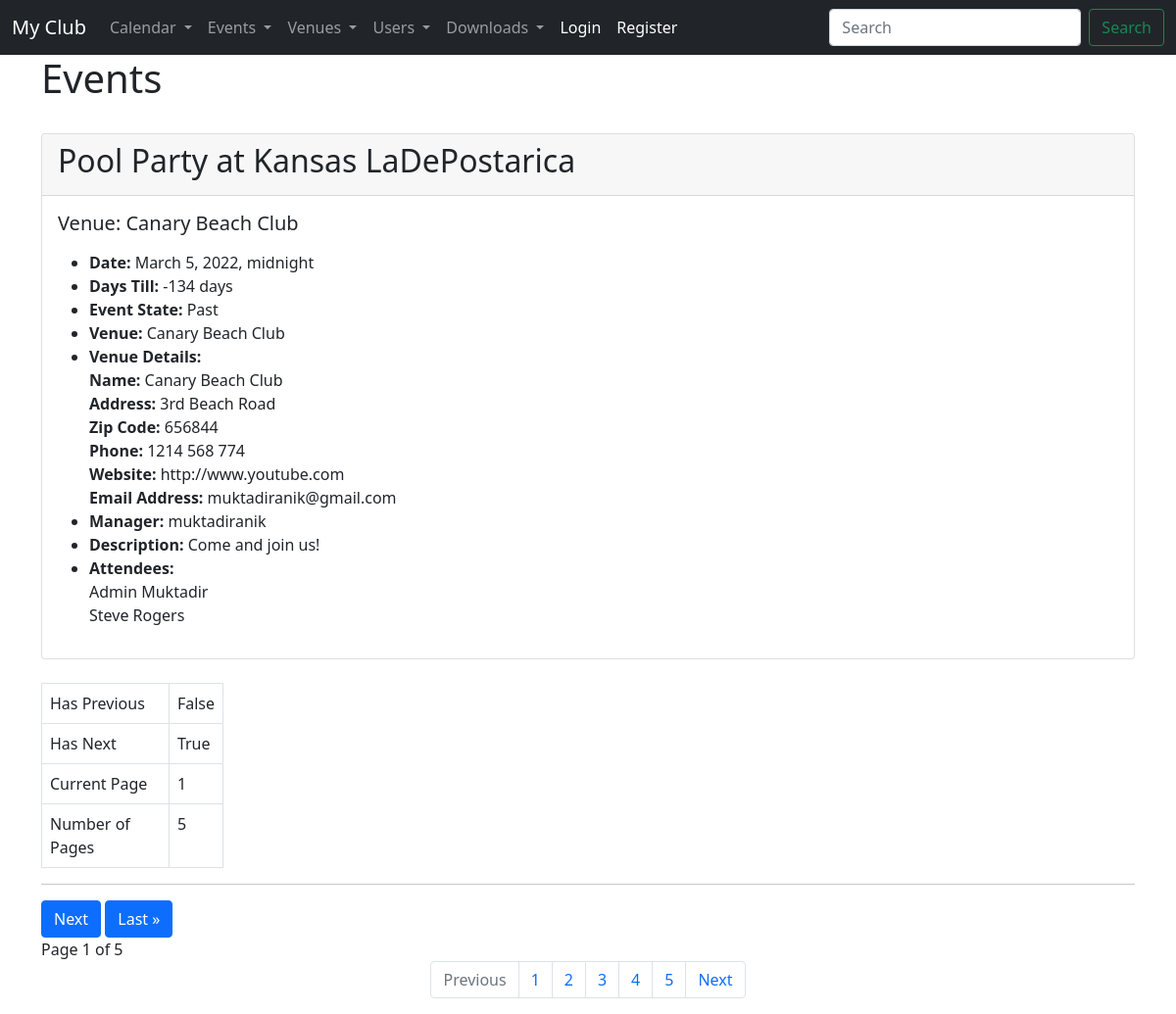
The app's page /events with its own data.
### events/models.py (models this page shows)
class Event(models.Model):
    name = models.CharField("Event Name", max_length=120)
    event_date = models.DateTimeField("Event Date")
    venue = models.ForeignKey(Venue, on_delete=models.CASCADE,  blank=True, null=True)
    manager = models.ForeignKey(User, blank=True, null=True, on_delete=models.SET_NULL)
    description = models.TextField(blank=True)
    attendees = models.ManyToManyField(MyClubUser, blank=True)
    def __str__(self):
        return self.name
    @property
    def days_till(self):
        return str(self.event_date.date() - datetime.date.today()).split(", ")[0]
    @property
    def is_past(self):
        if self.event_date.date() < datetime.date.today():
            return "Past"
        else:
            return "Future"

class Venue(models.Model):
    name = models.CharField("Venue Name", max_length=120)
    address = models.CharField(max_length=300)
    zip_code = models.CharField("Zip Code", max_length=20)
    phone = models.CharField("Contact Phone", max_length=20, blank=True)
    website = models.URLField("Website", blank=True)
    email_address = models.EmailField("Email Address", blank=True)
    owner = models.IntegerField("Venue Owner", blank=False, default=1)
    venue_image = models.ImageField(blank=True, null=True, upload_to="images/")
    def __str__(self):
        return self.name

class MyClubUser(models.Model):
    first_name = models.CharField(max_length=30)
    last_name = models.CharField(max_length=30)
    email = models.EmailField("User Email")
    def __str__(self):
        return self.first_name + " " + self.last_name

### events/views.py (the view)
# urls.py: path("events", views.all_events, name="event_list"),
def all_events(request):
    event_list = Event.objects.all().order_by("event_date")
    p = Paginator(Event.objects.all().order_by("event_date"), 1)
    page = request.GET.get("page")
    events = p.get_page(page)
    count = "i" * events.paginator.num_pages
    return render(request, "events/event_list.html", {
        "event_list": event_list,
        "events": events,
        "count": count,
    })

### events/templates/events/event_list.html (shortened to what this page needs)
{% extends "events/base.html" %}
{% block content %}
<h1>Events</h1>
<br />
{% for event in events %}
<div class="card">
    <div class="card-header">
        <h2>{{ event }}</h2>
    </div>
    <div class="card-body">
        <h5 class="card-title">Venue: {{ event.venue }}</h5>
        <p class="card-text">
        <ul>
            <li><strong>Date: </strong>{{ event.event_date }}</li>
            <li><strong>Days Till: </strong>{{ event.days_till }}</li>
            <li><strong>Event State: </strong>{{ event.is_past }}</li>
            <li><strong>Venue: </strong>{{ event.venue }}</li>
            <li><strong>Venue Details: </strong><br />
                <strong>Name: </strong>{{ event.venue.name }}
                <br />
                <strong>Address: </strong>{{ event.venue.address }}
                <br />
                <strong>Zip Code: </strong>{{ event.venue.zip_code }}
                <br />
                <strong>Phone: </strong>{{ event.venue.phone }}
                <br />
                <strong>Website: </strong>{{ event.venue.website }}
                <br />
                <strong>Email Address: </strong>{{ event.venue.email_address }}
            </li>
            <li><strong>Manager: </strong>{{ event.manager }}</li>
            <li><strong>Description: </strong>{{ event.description }}</li>
            <li><strong>Attendees: </strong><br />
                {% for user in event.attendees.all %}
                {{ user }}
                <br />
                {% endfor %}
            </li>
        </ul>
        </p>
    </div>
</div>
<br />
{% endfor %}
<div class="col-2">
    <table class="table table-bordered">
        <tr>
            <td>
                Has Previous
            </td>
            <td>
                {{ events.has_previous }}
            </td>
        </tr>
        <tr>
            <td>
                Has Next
            </td>
            <td>
                {{ events.has_next }}
            </td>
        </tr>
        <tr>
            <td>
                Current Page
            </td>
            <td>
                {{ events.number }}
            </td>
        </tr>
        <tr>
            <td>
                Number of Pages
            </td>
            <td>
                {{ events.paginator.num_pages }}
            </td>
        </tr>
    </table>
</div>
<hr>
{% if events.has_next %}
<a href="?page={{ events.next_page_number }}"><button type="button" class="btn btn-primary">Next</button></a>
<a href="?page={{ events.paginator.num_pages }}"><button type="button" class="btn btn-primary">Last &raquo;</button></a>
{% endif %}
<br>
Page {{ events.number }} of {{ events.paginator.num_pages }}
<br>
<nav aria-label="Page navigation example">
    <ul class="pagination justify-content-center">
        {% if events.has_previous %}
        <li class="page-item">
            <a class="page-link" href="?page={{ events.previous_page_number }}">Previous</a>
        </li>
        {% else %}
        <li class="page-item disabled">
            <a class="page-link">Previous</a>
        </li>
        {% endif %}
        {% for i in count %}
        <li class="page-item"><a class="page-link" href="?page={{ forloop.counter }}">{{ forloop.counter }}</a></li>
        {% endfor %}
        {% if events.has_next %}
        <li class="page-item">
            <a class="page-link" href="?page={{ events.next_page_number }}">Next</a>
        </li>
        {% else %}
        <li class="page-item disabled">
            <a class="page-link" href="#">Next</a>
        </li>
        {% endif %}
    </ul>
</nav>
{% endblock %}

### events/templates/events/base.html (shortened to what this page needs)
<!doctype html>
<html lang="en">
  <head>
    <link href="https://cdn.jsdelivr.net/npm/bootstrap@5.0.2/dist/css/bootstrap.min.css" rel="stylesheet">
  </head>
  <body>
    {% include 'events/navbar.html' %}
    <div class="container">
      {% block content %}
      {% endblock %}
    </div>
  </body>
</html>

### events/templates/events/navbar.html (shortened to what this page needs)
<nav class="navbar navbar-expand-lg navbar-dark bg-dark">
  <div class="container-fluid">
    <a class="navbar-brand" href="{% url 'home' %}">My Club</a>
    <div class="collapse navbar-collapse" id="navbarSupportedContent">
      <ul class="navbar-nav me-auto mb-2 mb-lg-0">
        <li class="nav-item dropdown">
          <a class="nav-link dropdown-toggle" href="#" id="navbarDropdown" role="button" data-bs-toggle="dropdown"
            aria-expanded="false">
            Calendar
          </a>
        </li>
        <li class="nav-item dropdown">
          <a class="nav-link dropdown-toggle" href="#" id="navbarDropdown" role="button" data-bs-toggle="dropdown"
            aria-expanded="false">
            Events
          </a>
        </li>
        <li class="nav-item dropdown">
          <a class="nav-link dropdown-toggle" href="#" id="navbarDropdown" role="button" data-bs-toggle="dropdown"
            aria-expanded="false">
            Venues
          </a>
        </li>
        <li class="nav-item dropdown">
          <a class="nav-link dropdown-toggle" href="#" id="navbarDropdown" role="button" data-bs-toggle="dropdown"
            aria-expanded="false">
            Users
          </a>
        </li>
        <li class="nav-item dropdown">
          <a class="nav-link dropdown-toggle" href="#" id="navbarDropdown" role="button" data-bs-toggle="dropdown"
            aria-expanded="false">
            Downloads
          </a>
        </li>
        {% if user.is_authenticated %}
        <li class="nav-item">
          <a class="nav-link active" aria-current="page" href="{% url 'logout_user' %}">Logout</a>
        </li>
        <li class="nav-item">
          <a class="nav-link active" aria-current="page" href="{% url 'user_profile' %}">Profile</a>
        </li>
        {% else %}
        <li class="nav-item">
          <a class="nav-link active" aria-current="page" href="{% url 'login_user' %}">Login</a>
        </li>
        <li class="nav-item">
          <a class="nav-link active" aria-current="page" href="{% url 'register_user' %}">Register</a>
        </li>
        {% endif %}
      </ul>
      <form class="d-flex" method="post" action="{% url 'search' %}">
        <input name="search_keyword" class="form-control me-2" type="search" placeholder="Search" aria-label="Search">
        <button class="btn btn-outline-success" type="submit">Search</button>
      </form>
    </div>
  </div>
</nav>

### records on screen
Event: name "Pool Party at Kansas LaDePostarica", venue "Canary Beach Club", event_date "March 5, 2022, midnight", days_till "-134 days", is_past "Past", venue.name "Canary Beach Club", venue.address "3rd Beach Road", venue.zip_code "656844", venue.phone "1214 568 774", venue.website "http://www.youtube.com", venue.email_address "muktadiranik@gmail.com", manager "muktadiranik", description "Come and join us!"
MyClubUser: first_name+last_name "Admin Muktadir"
MyClubUser: first_name+last_name "Steve Rogers"

### other values on screen
{{ events.has_previous }} "False"
{{ events.has_next }} "True"
{{ events.number }} "1"
{{ events.paginator.num_pages }} "5"
